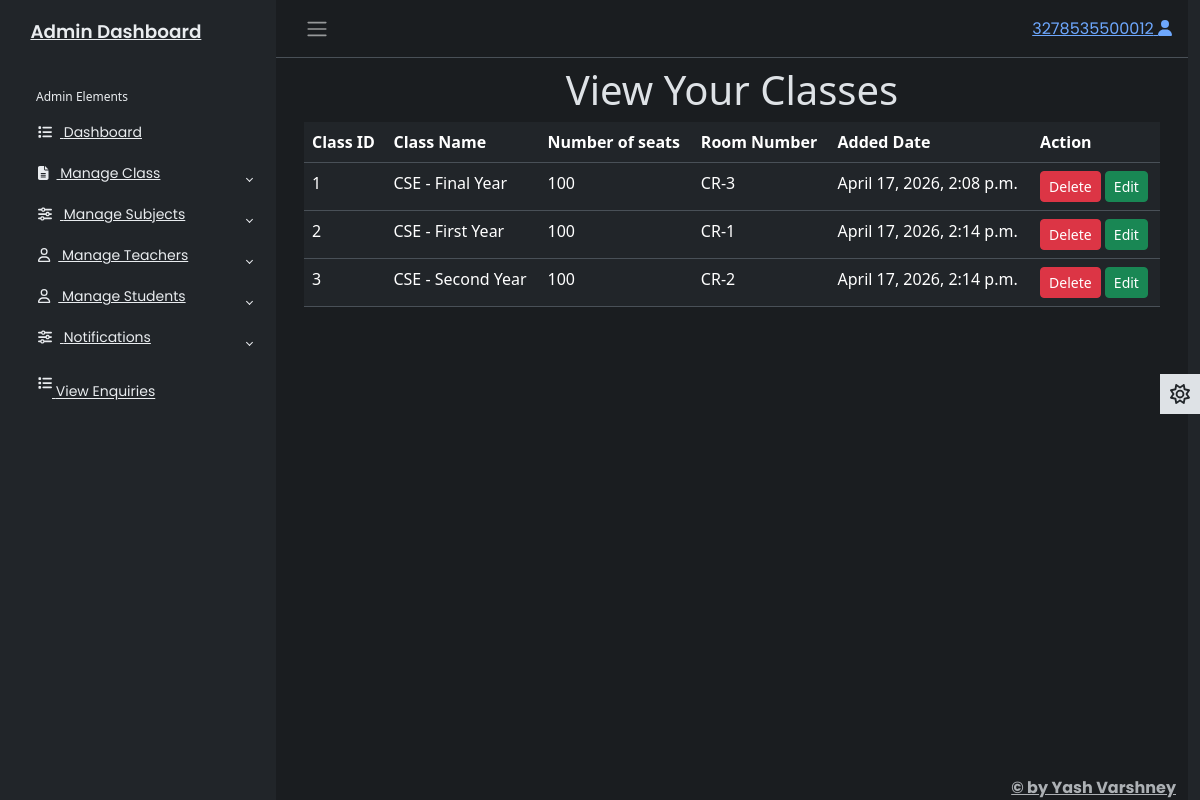
Page /adminapp/viewclass/ (signed in) on the committed database.
### adminapp/models.py (models this page shows)
class Classes(models.Model):
    cid = models.IntegerField(primary_key=True,auto_created=True)
    class_name = models.CharField(max_length=30)
    seats = models.IntegerField()
    roomno = models.CharField(max_length=50)
    created_date = models.DateTimeField()

### adminapp/views.py (the view)
# urls.py: path('viewclass/',views.viewclass,name = 'viewclass'),
@cache_control(no_store = True,no_cache = True,must_revalidate = True)
def viewclass(req):
    try:
      if req.session['adminid']!=None:
        adminid = req.session['adminid']
        cl = Classes.objects.all()
        return render(req,'viewclass.html',{'adminid':adminid,'cl':cl})
    except KeyError:
       return redirect('login')

### adminapp/templates/viewclass.html
{% extends 'adminbase.html' %}
{% load static %}
{% block admin %}
<div class="row">
    <div class="col-sm-12">
        <h1 class="text-center">View Your Classes</h1>
        <table class="table">
            <tr>
                <th>Class ID</th>
                <th>Class Name</th>
                <th>Number of seats</th>
                <th>Room Number</th>
                <th>Added Date</th>
                <th>Action</th>
            </tr>
            {% for c in cl %}
            <tr>
                <td>{{c.cid}}</td>
                <td>{{c.class_name}}</td>
                <td>{{c.seats}}</td>
                <td>{{c.roomno}}</td>
                <td>{{c.created_date}}</td>
                <td>
                    <a href="{% url 'adminapp:delclass' cid=c.cid %}" class="btn btn-sm btn-danger">Delete</a>
                    <a href="{% url 'adminapp:editclass' id=c.cid %}" class="btn btn-sm btn-success">Edit</a>
                </td>
            </tr>
            {% endfor %}
        </table>
    </div>
</div>
{% endblock %}

### adminapp/static/css/adminstyle.css (style rules this page uses)
body { font-family: 'Poppins', sans-serif; font-size: 0.875rem; opacity: 1; overflow-y: scroll; margin: 0; }
a { cursor: pointer; text-decoration: none; font-family: 'Poppins', sans-serif; }

### rows in the picture
Classes: cid "1", class_name "CSE - Final Year", seats "100", roomno "CR-3", created_date "April 17, 2026, 2:08 p.m."
Classes: cid "2", class_name "CSE - First Year", seats "100", roomno "CR-1", created_date "April 17, 2026, 2:14 p.m."
Classes: cid "3", class_name "CSE - Second Year", seats "100", roomno "CR-2", created_date "April 17, 2026, 2:14 p.m."

### other values in the picture
{{ adminid }} "3278535500012"
